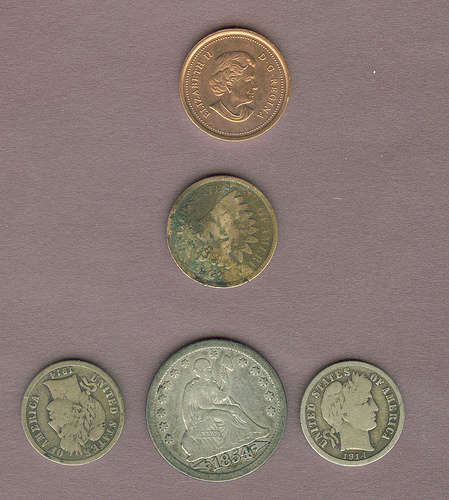
#> input picture Circle and Line Detection/oldcoin.jpg, 449 x 500 px
$ python CircleDetection.py
#> lines starting #> are read from the running program, lines starting #| are printed output that depends on the picture
import cv2
import numpy as np

#This is a simple script that detects Circles within an image
#(namely oldcoin.jpg)
#The script utilizes openCV's Hough Circle Transform


img = cv2.imread('oldcoin.jpg',0)
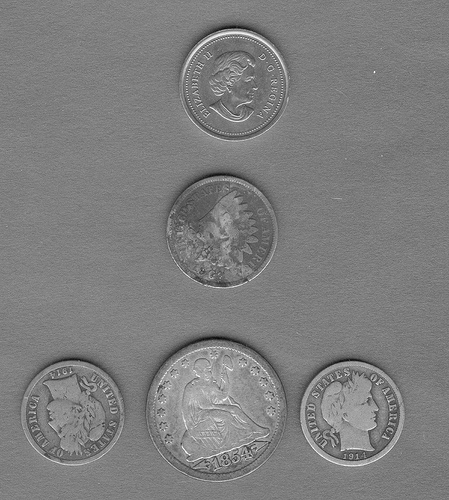
#> img: shape (500, 449); min 7, max 255, mean 125.9
img = cv2.medianBlur(img,5)
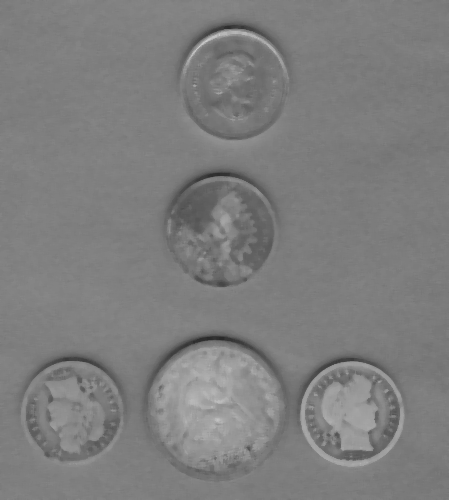
#> img: shape (500, 449); min 42, max 206, mean 125.7
cimg = cv2.cvtColor(img,cv2.COLOR_GRAY2BGR)

circles = cv2.HoughCircles(img,cv2.HOUGH_GRADIENT,1,20,
                            param1=160,param2=40,minRadius=0,maxRadius=0)
#> circles = [[352.5, 413.5, 52.1], [233.5, 87.5, 52.7], [215.5, 405.5, 65.5], [221.5, 232.5, 56.9], [68.5, 408.5, 52.5]]

circles = np.uint16(np.around(circles))
#> circles = [[352, 414, 52], [234, 88, 53], [216, 406, 66], [222, 232, 57], [68, 408, 52]]

for i in circles[0,:]:
    # draw the outer circle
    cv2.circle(cimg,(i[0],i[1]),i[2],(0,255,0),2)
    # draw the center of the circle
    cv2.circle(cimg,(i[0],i[1]),2,(0,0,255),3)
#> this loop made 5 passes
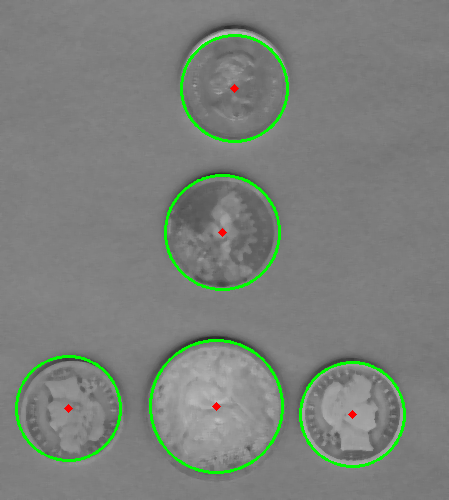
#> cimg: shape (500, 449, 3); mean B, G, R 122.8, 128.6, 123

cv2.imshow('Circles Detected In The Image',cimg)
cv2.waitKey(0)
cv2.destroyAllWindows()

$ run again, with Circle and Line Detection/sudoku.jpg copied over Circle and Line Detection/oldcoin.jpg
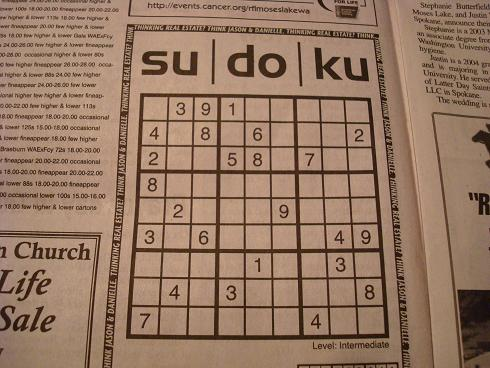
#> input picture Circle and Line Detection/sudoku.jpg, 490 x 368 px
#> `img = cv2.medianBlur(img,5)`:
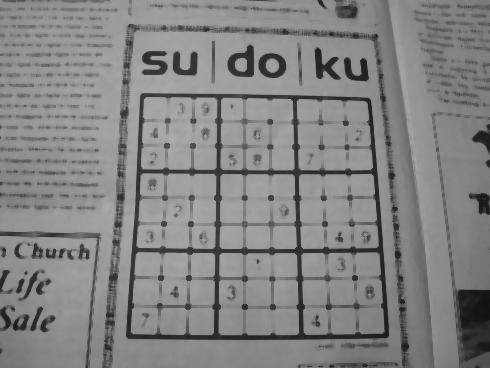
#> img: shape (368, 490); min 17, max 173, mean 131
#> `circles = cv2.HoughCircles(img,cv2.HOUGH_GRADIENT,1,20, param1=160,par..`: circles = 149 rows, first 8: [187.5, 136.5, 112], [290.5, 236.5, 102.9], [261.5, 105.5, 122.6], [253.5, 201.5, 107.8], [328.5, 139.5, 108.6], [278.5, 140.5, 112.4], [294.5, 357.5, 188.3], [209.5, 367.5, 199]
#> `circles = np.uint16(np.around(circles))`: circles = 149 rows, first 8: [188, 136, 112], [290, 236, 103], [262, 106, 123], [254, 202, 108], [328, 140, 109], [278, 140, 112], [294, 358, 188], [210, 368, 199]
#> the loop `for i in circles[0,:]:` made 149 passes
#> after the loop `for i in circles[0,:]:`:
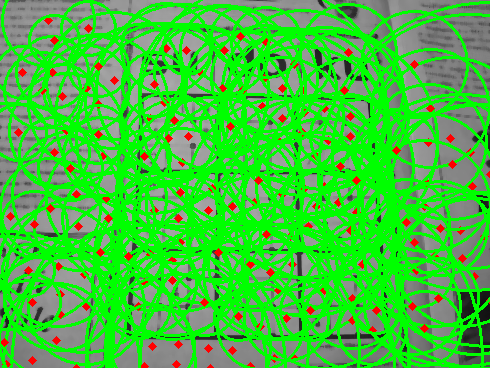
#> cimg: shape (368, 490, 3); mean B, G, R 60.3, 193.6, 66.7
